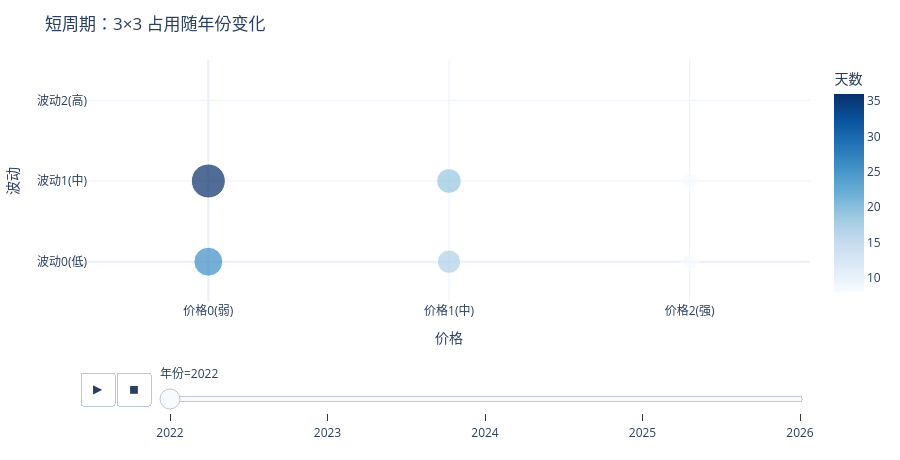

Notebook code for this chart:
### Code cell
plot_animation('短价格', '短波动', '短周期').show()

### Figure 1 — Plotly figure (JSON) as saved in the notebook; plotly's stock layout.template omitted (floating-point values rounded to 4 significant figures)
{"data": [{"hovertemplate": "年份=2022<br>价格=%{x}<br>波动=%{y}<br>天数=%{marker.color}<extra></extra>", "legendgroup": "", "marker": {"color": [26, 36, 17, 19, 8, 8], "coloraxis": "coloraxis", "size": [26, 36, 17, 19, 8, 8], "sizemode": "area", "sizeref": 0.06222, "symbol": "circle"}, "mode": "markers", "name": "", "orientation": "v", "showlegend": false, "type": "scatter", "x": [0.0, 0.0, 1.0, 1.0, 2.0, 2.0], "xaxis": "x", "y": [0, 1, 0, 1, 0, 1], "yaxis": "y"}], "layout": {"coloraxis": {"autocolorscale": false, "colorbar": {"title": {"text": "天数"}}, "colorscale": [[0.0, "rgb(247,251,255)"], [0.125, "rgb(222,235,247)"], [0.25, "rgb(198,219,239)"], [0.375, "rgb(158,202,225)"], [0.5, "rgb(107,174,214)"], [0.625, "rgb(66,146,198)"], [0.75, "rgb(33,113,181)"], [0.875, "rgb(8,81,156)"], [1.0, "rgb(8,48,107)"]]}, "height": 460, "legend": {"itemsizing": "constant", "tracegroupgap": 0}, "margin": {"b": 40, "l": 40, "r": 20, "t": 60}, "sliders": [{"active": 0, "currentvalue": {"prefix": "年份="}, "len": 0.9, "pad": {"b": 10, "t": 60}, "steps": [{"args": [["2022"], {"frame": {"duration": 0, "redraw": false}, "fromcurrent": true, "mode": "immediate", "transition": {"duration": 0, "easing": "linear"}}], "label": "2022", "method": "animate"}, {"args": [["2023"], {"frame": {"duration": 0, "redraw": false}, "fromcurrent": true, "mode": "immediate", "transition": {"duration": 0, "easing": "linear"}}], "label": "2023", "method": "animate"}, {"args": [["2024"], {"frame": {"duration": 0, "redraw": false}, "fromcurrent": true, "mode": "immediate", "transition": {"duration": 0, "easing": "linear"}}], "label": "2024", "method": "animate"}, {"args": [["2025"], {"frame": {"duration": 0, "redraw": false}, "fromcurrent": true, "mode": "immediate", "transition": {"duration": 0, "easing": "linear"}}], "label": "2025", "method": "animate"}, {"args": [["2026"], {"frame": {"duration": 0, "redraw": false}, "fromcurrent": true, "mode": "immediate", "transition": {"duration": 0, "easing": "linear"}}], "label": "2026", "method": "animate"}], "x": 0.1, "xanchor": "left", "y": 0, "yanchor": "top"}], "title": {"text": "短周期：3×3 占用随年份变化"}, "updatemenus": [{"buttons": [{"args": [null, {"frame": {"duration": 500, "redraw": false}, "fromcurrent": true, "mode": "immediate", "transition": {"duration": 500, "easing": "linear"}}], "label": "&#9654;", "method": "animate"}, {"args": [[null], {"frame": {"duration": 0, "redraw": false}, "fromcurrent": true, "mode": "immediate", "transition": {"duration": 0, "easing": "linear"}}], "label": "&#9724;", "method": "animate"}], "direction": "left", "pad": {"r": 10, "t": 70}, "showactive": false, "type": "buttons", "x": 0.1, "xanchor": "right", "y": 0, "yanchor": "top"}], "xaxis": {"anchor": "y", "domain": [0.0, 1.0], "range": [-0.5, 2.5], "tickmode": "array", "ticktext": ["价格0(弱)", "价格1(中)", "价格2(强)"], "tickvals": [0, 1, 2], "title": {"text": "价格"}}, "yaxis": {"anchor": "x", "domain": [0.0, 1.0], "range": [-0.5, 2.5], "tickmode": "array", "ticktext": ["波动0(低)", "波动1(中)", "波动2(高)"], "tickvals": [0, 1, 2], "title": {"text": "波动"}}}}
